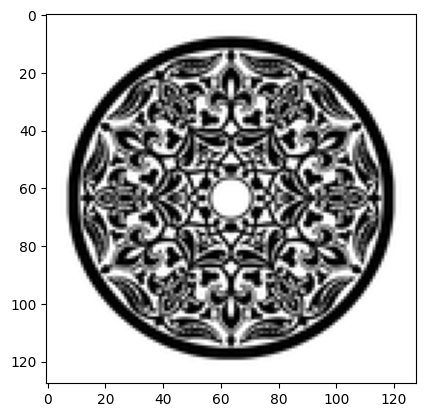
#> input picture reshaped_wm.png, 425 x 417 px, given in place of baboon.jpg, which was not available
$ python watermarkcode.py
#> lines starting #> are read from the running program, lines starting #| are printed output that depends on the picture; pictures that were not available may be replaced by others from this repository, and a replacement may not be noted
import numpy as np
import pywt
import os
from PIL import Image
from scipy.fftpack import dct
from scipy.fftpack import idct
import cv2 as cv

current_path = str(os.path.dirname(__file__))

image = 'C:/Users/andre/OneDrive/Documents/TP-HTI/baboon.jpg'
watermark = '/Users/andre/OneDrive/Documents/TP-HTI/watermark.jpg'

def convert_image(image_name, size):
    img = Image.open(image_name).resize((size, size), 1)
    img = img.convert('L')
    img.save(image_name)


    image_array = np.array(img.getdata(), dtype=np.float32).reshape((size, size))
    print(image_array[0][0])
    print(image_array[10][10])

    return image_array

def process_coefficients(imArray, model, level):
    coeffs=pywt.wavedec2(data = imArray, wavelet = model, level = level)
    # print coeffs[0].__len__()
    coeffs_H=list(coeffs)

    return coeffs_H


def embed_mod2(coeff_image, coeff_watermark, offset=0):
    for i in xrange(coeff_watermark.__len__()):
        for j in xrange(coeff_watermark[i].__len__()):
            coeff_image[i*2+offset][j*2+offset] = coeff_watermark[i][j]

    return coeff_image

def embed_mod4(coeff_image, coeff_watermark):
    for i in xrange(coeff_watermark.__len__()):
        for j in xrange(coeff_watermark[i].__len__()):
            coeff_image[i*4][j*4] = coeff_watermark[i][j]

    return coeff_image


def embed_watermark(watermark_array, orig_image):
    watermark_array_size = watermark_array[0].__len__()
    watermark_flat = watermark_array.ravel()
    ind = 0

    for x in range (0, orig_image.__len__(), 8):
        for y in range (0, orig_image.__len__(), 8):
            if ind < watermark_flat.__len__():
                subdct = orig_image[x:x+8, y:y+8]
                subdct[5][5] = watermark_flat[ind]
                orig_image[x:x+8, y:y+8] = subdct
                ind += 1


    return orig_image


def apply_dct(image_array):
    size = image_array[0].__len__()
    all_subdct = np.empty((size, size))
    for i in range (0, size, 8):
        for j in range (0, size, 8):
            subpixels = image_array[i:i+8, j:j+8]
            subdct = dct(dct(subpixels.T, norm="ortho").T, norm="ortho")
            all_subdct[i:i+8, j:j+8] = subdct

    return all_subdct


def inverse_dct(all_subdct):
    size = all_subdct[0].__len__()
    all_subidct = np.empty((size, size))
    for i in range (0, size, 8):
        for j in range (0, size, 8):
            subidct = idct(idct(all_subdct[i:i+8, j:j+8].T, norm="ortho").T, norm="ortho")
            all_subidct[i:i+8, j:j+8] = subidct

    return all_subidct


def get_watermark(dct_watermarked_coeff, watermark_size):

    subwatermarks = []

    for x in range (0, dct_watermarked_coeff.__len__(), 8):
        for y in range (0, dct_watermarked_coeff.__len__(), 8):
            coeff_slice = dct_watermarked_coeff[x:x+8, y:y+8]
            subwatermarks.append(coeff_slice[5][5])

    watermark = np.array(subwatermarks).reshape(watermark_size, watermark_size)

    return watermark


def recover_watermark(image_array, model='haar', level = 1):


    coeffs_watermarked_image = process_coefficients(image_array, model, level=level)
    dct_watermarked_coeff = apply_dct(coeffs_watermarked_image[0])

    watermark_array = get_watermark(dct_watermarked_coeff, 128)

    watermark_array =  np.uint8(watermark_array)

#Save result
    img = np.array(Image.fromarray(watermark_array))
    cv.imwrite('C:/Users/andre/OneDrive/Documents/HTI/result/recovered_watermark.jpg', img)


def print_image_from_array(image_array, name):

    image_array_copy = image_array.clip(0, 255)
    image_array_copy = image_array_copy.astype("uint8")
    img = Image.fromarray(image_array_copy)
    img.save(name)


def w2d(img):
    model = 'haar'
    level = 1
    image_array = convert_image(image, 2048)
#> in convert_image, `img = Image.open(image_name).resize((size, size), 1)`:
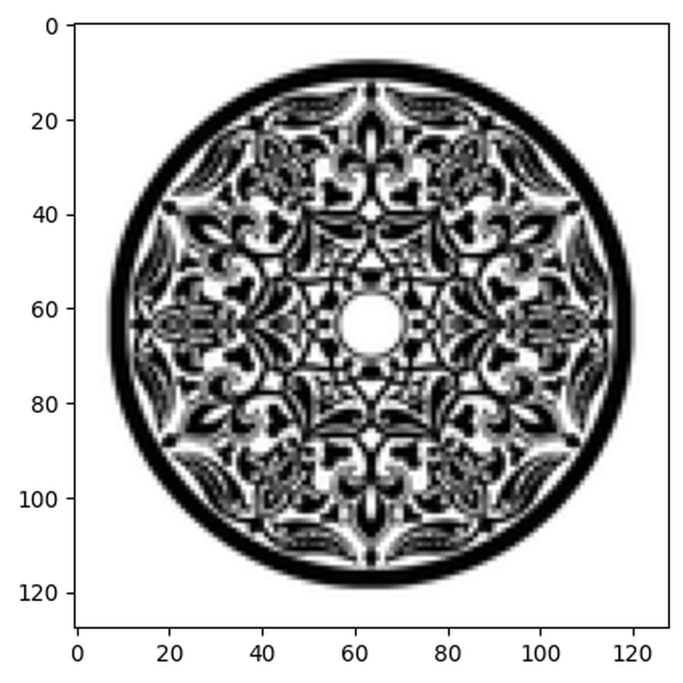
#> img: PIL image 2048x2048 RGBA (shown at 1/3 size); mean R, G, B, A 178.5, 178.5, 178.5, 255
#| 255.0
#| 255.0
    watermark_array = convert_image(watermark, 128)
#> call 2 of convert_image, with size = 128
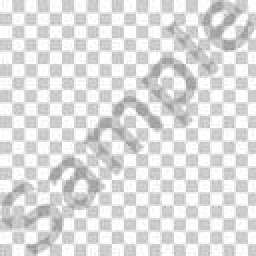
#> input picture watermark.jpg, 128 x 128 px, found by its file name (shown 2 times larger)
#> in convert_image, img is the input picture: PIL image 128x128 L; min 146, max 255, mean 221.9
#| 255.0
#| 255.0

    coeffs_image = process_coefficients(image_array, model, level=level)
#> in process_coefficients, `coeffs=pywt.wavedec2(data = imArray, wavelet = model, level = level)`: coeffs = 2 items
#> coeffs_image = 2 items
    dct_array = apply_dct(coeffs_image[0])
#> in apply_dct, `size = image_array[0].__len__()`: size = 1024
#> after the loop in apply_dct, `for i in range (0, size, 8):`:
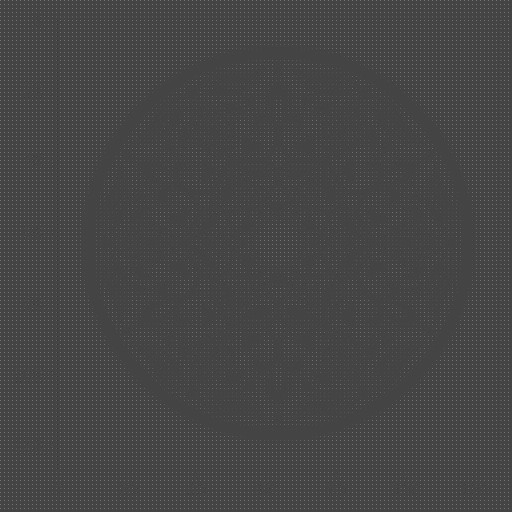
#> all_subdct: shape (1024, 1024) float64 (shown at 1/2 size); min -1490.1, max 4080, mean 44.7; drawn with min black and max white
    dct_array = embed_watermark(watermark_array, dct_array)
#> in embed_watermark, `watermark_array_size = watermark_array[0].__len__()`: watermark_array_size = 128
#> in embed_watermark, `watermark_flat = watermark_array.ravel()`: watermark_flat = 16384 values, max 255 at index 0, min 146 at index 11174, mean 221.9
#> after the loop in embed_watermark, `for x in range (0, orig_image.__len__(), 8):`: ind = 16384
    coeffs_image[0] = inverse_dct(dct_array)
#> in inverse_dct, `size = all_subdct[0].__len__()`: size = 1024
#> after the loop in inverse_dct, `for i in range (0, size, 8):`:
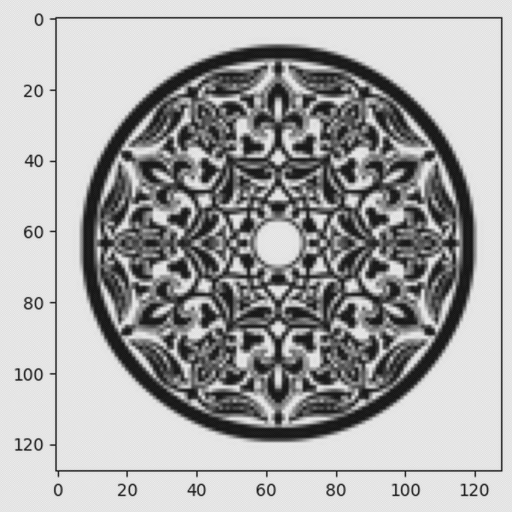
#> all_subidct: shape (1024, 1024) float64 (shown at 1/2 size); min -61.55, max 573.3, mean 357; drawn with min black and max white


# reconstruction
    image_array_H=pywt.waverec2(coeffs_image, model)
    print_image_from_array(image_array_H, 'C:/Users/andre/OneDrive/Documents/HTI/result/image_with_watermark.jpg')


# recover images
    recover_watermark(image_array = image_array_H, model=model, level = level)
#> in recover_watermark, `coeffs_watermarked_image = process_coefficients(image_array, model, le..`: coeffs_watermarked_image = 2 items
#> after the loop in get_watermark, `for x in range (0, dct_watermarked_coeff.__len__(), 8):`: subwatermarks = 16384 values, max 255 at index 15228, min 146 at index 12167, mean 221.9
#> in get_watermark, `watermark = np.array(subwatermarks).reshape(watermark_size, watermark_..`:
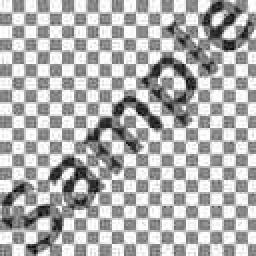
#> watermark: shape (128, 128) float64 (shown 2 times larger); min 146, max 255, mean 221.9; drawn with min black and max white


w2d("test")
